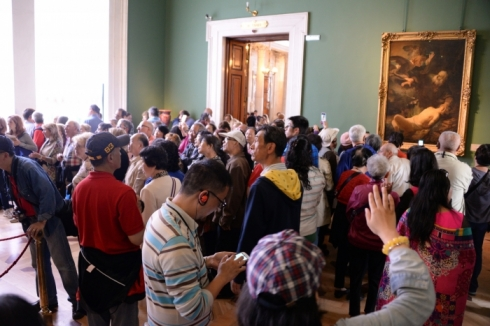
#> input picture body_detect/zz.jpg, 490 x 326 px
$ python detect.py
#> lines starting #> are read from the running program, lines starting #| are printed output that depends on the picture; after the words box and inside, x2 and y2 are one past the last pixel; in counts of white or black regions, pixels touching at a corner belong together
import numpy as np
import timeit
import imutils
import cv2

face_cascade = cv2.CascadeClassifier('/home/murt/opencv/data/haarcascades/haarcascade_upperbody.xml')
eye_cascade = cv2.CascadeClassifier('/home/murt/opencv/data/haarcascades/haarcascade_eye.xml')
body_cascade = cv2.CascadeClassifier('/home/murt/opencv/data/haarcascades/haarcascade_fullbody.xml')
hs_casc = cv2.CascadeClassifier('H5.xml')

img = cv2.imread('zz.jpg')
#> img is the input picture: shape (326, 490, 3); mean B, G, R 95.8, 98.8, 116.1
img = imutils.resize(img, width=min(1300, img.shape[1]))
gray = cv2.cvtColor(img, cv2.COLOR_BGR2GRAY)
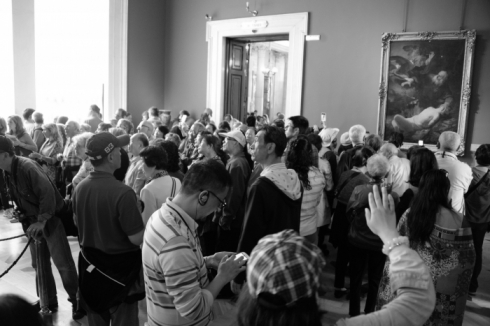
#> gray: shape (326, 490); min 0, max 255, mean 103.6

#faces = face_cascade.detectMultiScale(gray, 1.1, 1)
#bodies = body_cascade.detectMultiScale(gray, 1.01, 1)
# faces = hs_casc.detectMultiScale(gray, 1.1, 1, minSize=(150,150), maxSize=(250, 250))
faces = hs_casc.detectMultiScale(gray, 1.2, 1, minSize=(4,4), maxSize=(200, 200))
#> faces = [[311, 48, 38, 38], [3, 160, 60, 60], [64, 121, 90, 90], [385, 121, 84, 84], [294, 122, 106, 106], [180, 160, 91, 91], [299, 186, 96, 96], [24, 204, 87, 87], [254, 110, 95, 95], [51, 182, 114, 114], [255, 148, 124, 124], [219, 93, 136, 136]]
# print(timeit.timeit('hs_casc.detectMultiScale(gray, 1.1, 2, minSize=(50, 50), maxSize=(80,80))', setup='import cv2; from __main__ import gray, hs_casc', number=5))
print(len(faces))
#| 12
print(faces)
#| [[311  48  38  38]
#|  [  3 160  60  60]
#|  [ 64 121  90  90]
#|  [385 121  84  84]
#|  [294 122 106 106]
#|  [180 160  91  91]
#|  [299 186  96  96]
#|  [ 24 204  87  87]
#|  [254 110  95  95]
#|  [ 51 182 114 114]
#|  [255 148 124 124]
#|  [219  93 136 136]]
#bodies = body_cascade.detectMultiScale(gray, 1.01, 2 )#, minSize=(40, 15))
#print(len(bodies))
for (x,y,w,h) in faces:
    cv2.rectangle(img,(x,y),(x+w,y+h),(255,0,0),2)
#> this loop made 12 passes
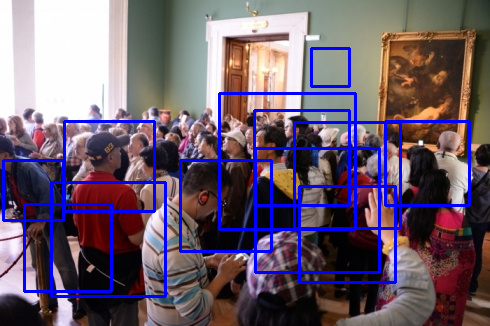
#> img: shape (326, 490, 3); 7.96% of pixels changed, all inside (x1, y1, x2, y2) = (2, 47, 471, 298)
    # [5 lines of commented-out code are left out]

cv2.imshow('img',img)
cv2.waitKey(0)
cv2.destroyAllWindows()

$ run again, with body_detect/0.jpg copied over body_detect/zz.jpg
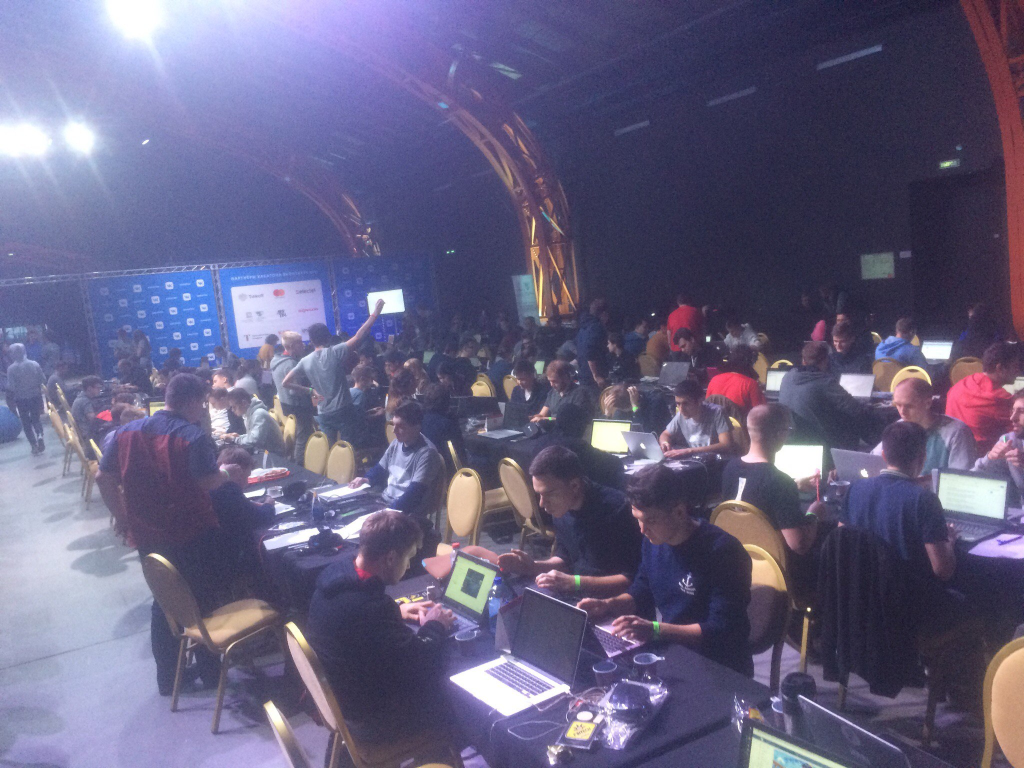
#> input picture body_detect/0.jpg, 2048 x 1536 px (shown at 1/2 size)
#> img is the input picture: shape (1536, 2048, 3); mean B, G, R 128.6, 96.8, 101.6
#> `gray = cv2.cvtColor(img, cv2.COLOR_BGR2GRAY)`:
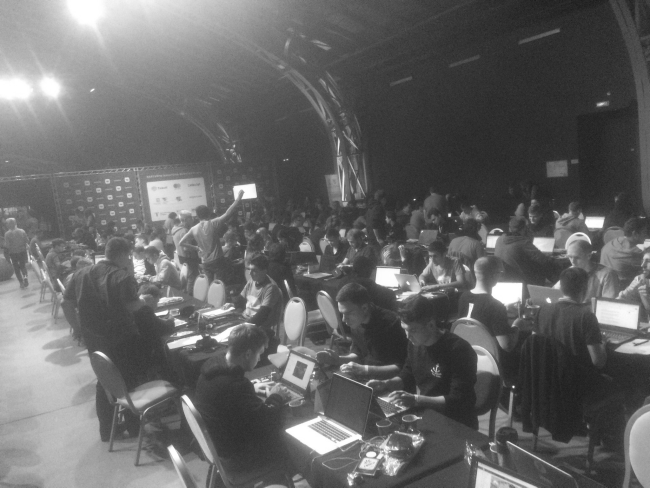
#> gray: shape (975, 1300) (shown at 1/2 size); min 18, max 255, mean 101.9
#> faces = 63 rows, first 6: [1147, 41, 38, 38], [808, 200, 42, 42], [841, 258, 38, 38], [1091, 275, 38, 38], [320, 518, 45, 45], [1078, 684, 42, 42]
#| 63
#> (printed output is left out)
#> the loop `for (x,y,w,h) in faces:` made 63 passes
#> after the loop `for (x,y,w,h) in faces:`:
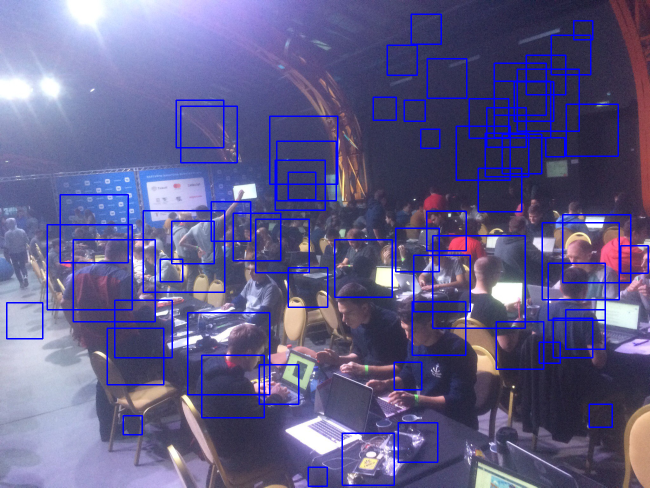
#> img: shape (975, 1300, 3) (shown at 1/2 size); mean B, G, R 136.3, 92.5, 96.9

$ run again, with body_detect/00.jpg copied over body_detect/zz.jpg
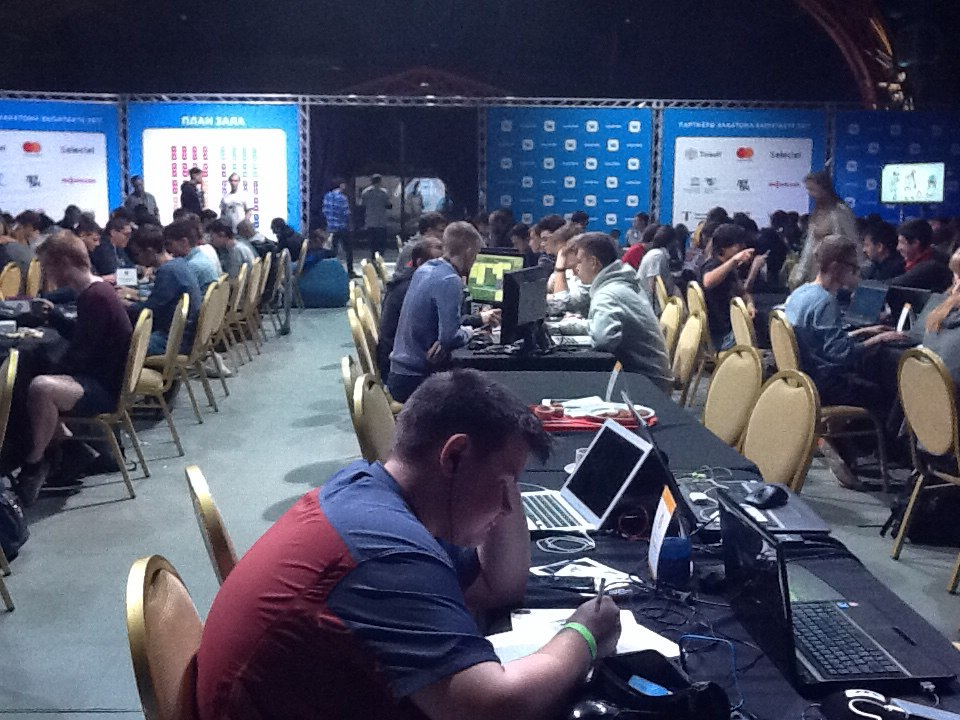
#> input picture body_detect/00.jpg, 960 x 720 px
#> img is the input picture: shape (720, 960, 3); mean B, G, R 101.3, 81.7, 77.3
#> `gray = cv2.cvtColor(img, cv2.COLOR_BGR2GRAY)`:
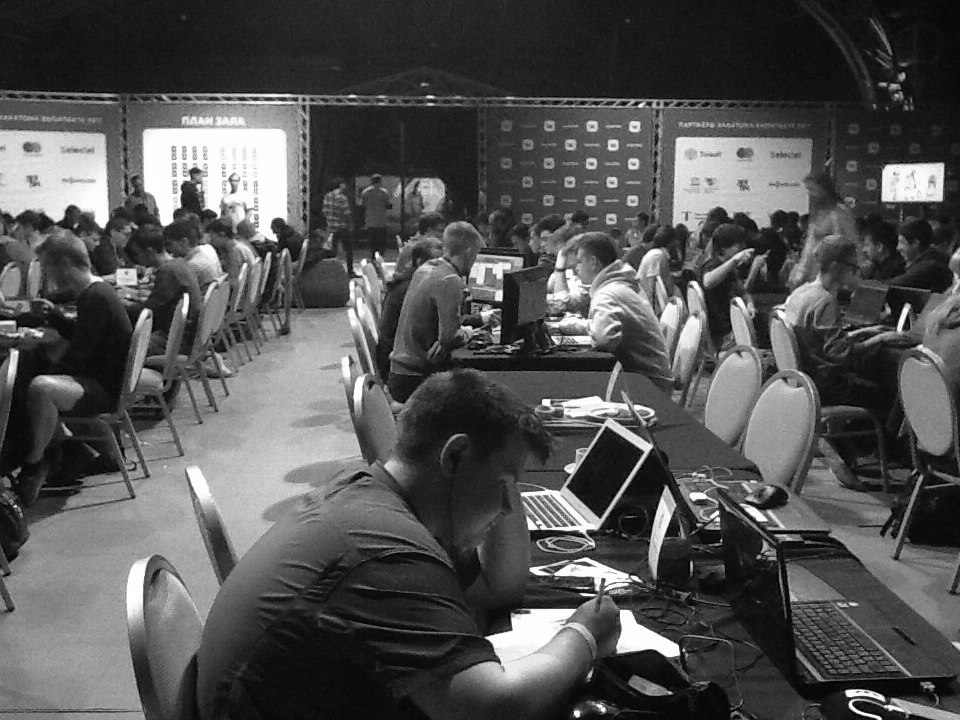
#> gray: shape (720, 960); min 0, max 255, mean 82.6
#> faces = 28 rows, first 6: [422, 10, 38, 38], [34, 221, 43, 43], [472, 504, 42, 42], [245, 679, 38, 38], [174, 156, 46, 46], [755, 226, 46, 46]
#| 28
#> (printed output is left out)
#> the loop `for (x,y,w,h) in faces:` made 28 passes
#> after the loop `for (x,y,w,h) in faces:`:
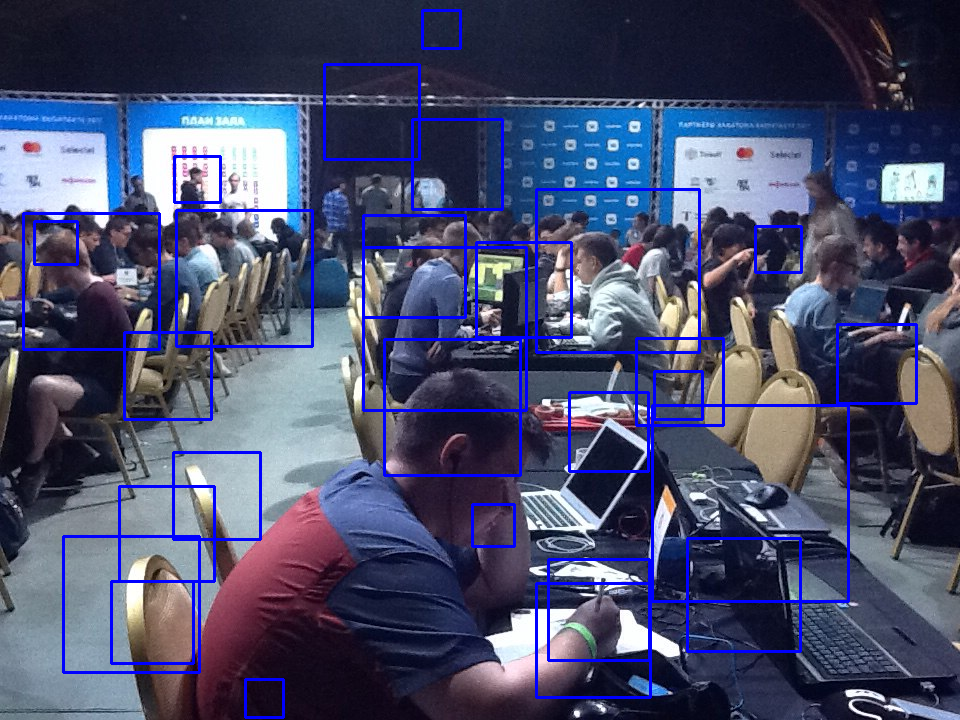
#> img: shape (720, 960, 3); 4.48% of pixels changed, all inside (x1, y1, x2, y2) = (22, 9, 918, 719)
